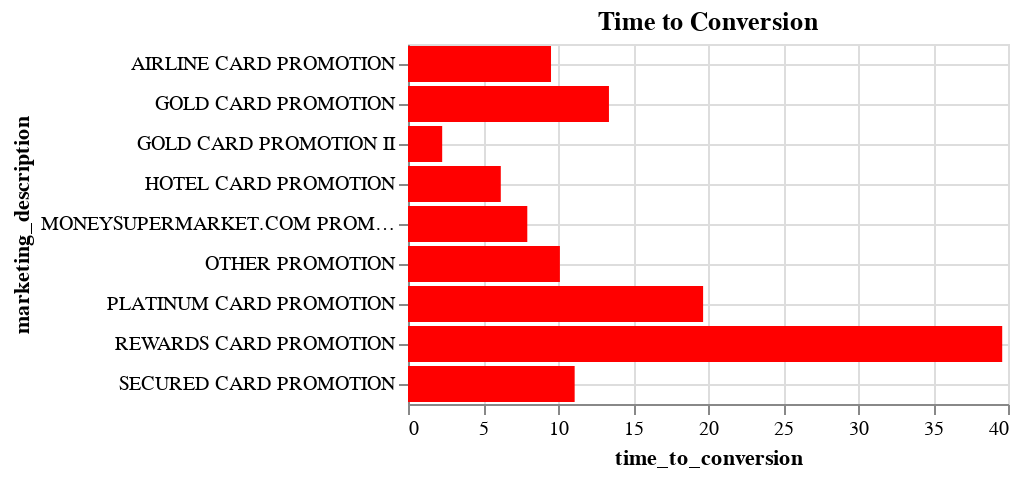

Here is the notebook cell this chart was saved with:
### Markdown cell above
<p style = 'font-size:16px;font-family:Arial;color:#00233C'>The chart above shows the total attribution score the promotion had. So, the biggest drivers of signups will be the longest. Here the OTHER PROMOTIONS followed by REWARDS CARD PROMOTION and then AIRLINE CARD PROMOTION. </p>

### Code cell
%chart x=time_to_conversion, y=marketing_description, gridx=true, gridy=true, mark=bar, color=red, title="Time to Conversion", width=700, height=300

### Figure 1 — Vega-Lite specification as saved in the notebook (floating-point values rounded to 4 significant figures)
{"$schema": "https://vega.github.io/schema/vega-lite/v3.json", "data": {"format": {"type": "csv"}, "values": "\"MARKETING_DESCRIPTION\",\"avg_attrib\",\"sum_attrib\",\"time_to_conversion\"\n\"OTHER PROMOTION\",\"0.12269708441256559\",\"58.64920634920635\",\"10.126256256256257\"\n\"MONEYSUPERMARKET.COM PROMOTION\",\"0.2220879120879121\",\"14.435714285714287\",\"7.953019323671498\"\n\"REWARDS CARD PROMOTION\",\"0.10231916295930137\",\"29.570238095238096\",\"39.61428451178451\"\n\"GOLD CARD PROMOTION II\",\"0.14665750915750916\",\"7.626190476190477\",\"2.279333333333333\"\n\"PLATINUM CARD PROMOTION\",\"0.07232704402515723\",\"3.833333333333333\",\"19.674027777777777\"\n\"HOTEL CARD PROMOTION\",\"0.09703703703703703\",\"4.366666666666666\",\"6.186361111111111\"\n\"SECURED CARD PROMOTION\",\"0.03439153439153439\",\"2.1666666666666665\",\"11.110805555555556\"\n\"AIRLINE CARD PROMOTION\",\"0.08527966742252456\",\"23.281349206349205\",\"9.534586288416076\"\n\"GOLD CARD PROMOTION\",\"0.11260683760683761\",\"7.319444444444445\",\"13.39695987654321\"\n"}, "encoding": {"x": {"axis": {"grid": true, "title": "time_to_conversion"}, "field": "time_to_conversion", "type": "quantitative"}, "y": {"axis": {"grid": true, "title": "marketing_description"}, "field": "MARKETING_DESCRIPTION", "type": "nominal"}}, "height": "300", "mark": {"color": "red", "type": "bar"}, "title": "Time to Conversion", "width": "700"}
